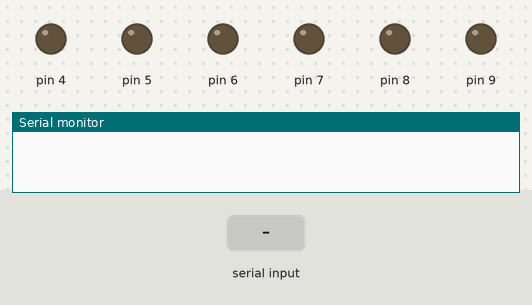
A sketch run on a simulated Arduino Uno, built with avr-gcc and run on an emulated ATmega328P. Parts: output pins drawn as LEDs (lit = HIGH), the last lines printed to the serial monitor. The inputs (shaded band) are chosen by the test bench.

Above: at 1.2 s.
1.3 s: "F90\n" received over the second serial link
At 1.7 s:
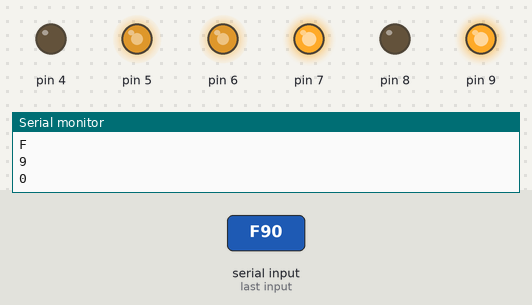
3.5 s: "F,45\n" received over the second serial link
At 4.0 s:
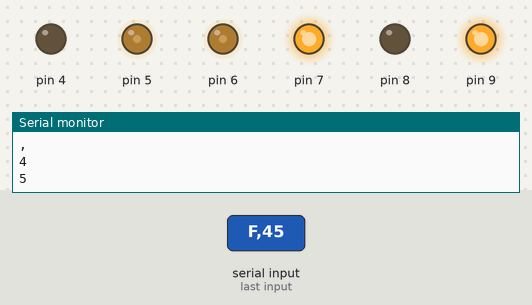
5.7 s: "B90\n" received over the second serial link
At 6.2 s:
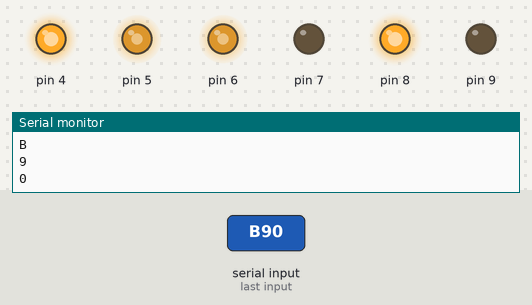
7.9 s: "L90\n" received over the second serial link
At 8.4 s:
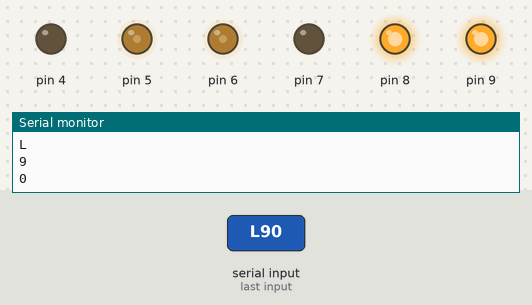
10.1 s: "R90\n" received over the second serial link
At 10.6 s:
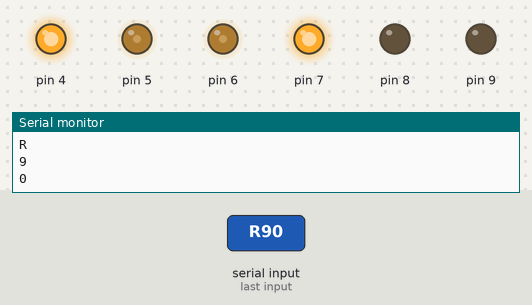
12.3 s: "B,45\n" received over the second serial link
At 12.8 s:
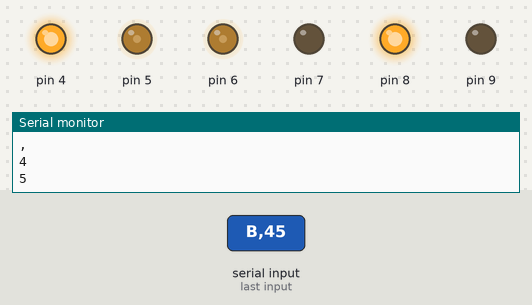
Timing chart, 0 to 15.3 s (numbered marks = the images above; inputs shaded):
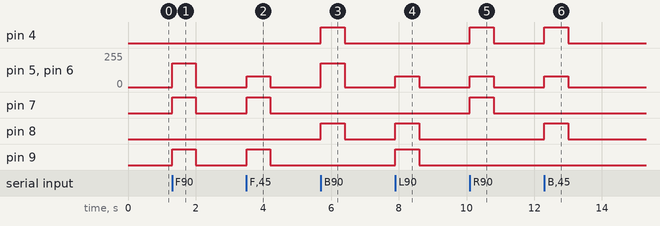

The sketch:

ch09_hc05_car.ino
```cpp
// Bluetooth car: Arduino Uno + HC-05 + L298N. Phone app sends one letter per command.
#include <SoftwareSerial.h>

SoftwareSerial bt(10, 11);                 // RX=10 (from HC-05 TX), TX=11 (to HC-05 RX via divider)
const int ENA = 5, IN1 = 7, IN2 = 8;       // left motor
const int ENB = 6, IN3 = 9, IN4 = 4;       // right motor
int speedPwm = 180;
unsigned long lastCmd = 0;

void motor(int en, int a, int b, int s) {  // s: -255..255
  digitalWrite(a, s > 0);
  digitalWrite(b, s < 0);
  analogWrite(en, abs(s));
}

void drive(int l, int r) { motor(ENA, IN1, IN2, l); motor(ENB, IN3, IN4, r); }

void setup() {
  int outs[] = {ENA, IN1, IN2, ENB, IN3, IN4};
  for (int p : outs) pinMode(p, OUTPUT);
  bt.begin(9600);                          // HC-05 default baud rate
  Serial.begin(9600);
}

void loop() {
  if (bt.available()) {
    char c = bt.read();
    Serial.println(c);
    lastCmd = millis();
    switch (c) {
      case 'F': drive(speedPwm, speedPwm); break;      // forward
      case 'B': drive(-speedPwm, -speedPwm); break;    // back
      case 'L': drive(-speedPwm, speedPwm); break;     // turn left
      case 'R': drive(speedPwm, -speedPwm); break;     // turn right
      case 'S': drive(0, 0); break;                    // stop
      default:
        if (c >= '0' && c <= '9') speedPwm = map(c - '0', 0, 9, 80, 255);  // speed 0..9
    }
  }
  if (millis() - lastCmd > 700) drive(0, 0);   // safety: no command -> stop
}
```

Measured:
- after the input at 1.3 s, pin 5, pin 6: 0/255 → 180/255 at once, → 0/255 0.70 s later; pin 7, pin 9: LOW → HIGH at once, → LOW 0.70 s later
- after the input at 3.5 s, pin 5, pin 6: 0/255 → 80/255 at once, → 0/255 0.70 s later; pin 7, pin 9: LOW → HIGH at once, → LOW 0.70 s later
- after the input at 5.7 s, pin 4, pin 8: LOW → HIGH at once, → LOW 0.70 s later; pin 5, pin 6: 0/255 → 177/255 at once, → 0/255 0.70 s later
- after the input at 7.9 s, pin 5, pin 6: 0/255 → 80/255 at once, → 0/255 0.70 s later; pin 8, pin 9: LOW → HIGH at once, → LOW 0.70 s later
- after the input at 10.1 s, pin 4, pin 7: LOW → HIGH at once, → LOW 0.70 s later; pin 5, pin 6: 0/255 → 80/255 at once, → 0/255 0.70 s later
- after the input at 12.3 s, pin 4, pin 8: LOW → HIGH at once, → LOW 0.70 s later; pin 5, pin 6: 0/255 → 80/255 at once, → 0/255 0.70 s later
